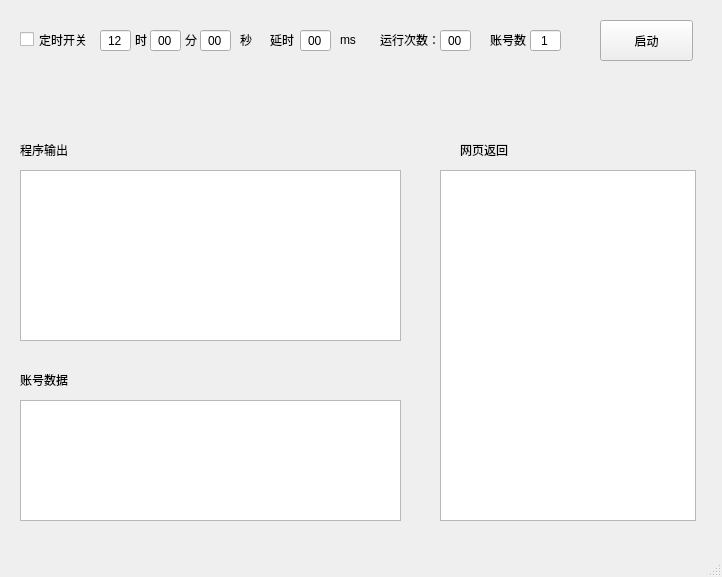
<?xml version="1.0" encoding="UTF-8"?>
<ui version="4.0">
 <class>MainWindow</class>
 <widget class="QMainWindow" name="MainWindow">
  <property name="geometry">
   <rect>
    <x>0</x>
    <y>0</y>
    <width>722</width>
    <height>577</height>
   </rect>
  </property>
  <property name="windowTitle">
   <string>MainWindow</string>
  </property>
  <widget class="QWidget" name="centralwidget">
   <widget class="QLineEdit" name="hour">
    <property name="geometry">
     <rect>
      <x>100</x>
      <y>30</y>
      <width>31</width>
      <height>21</height>
     </rect>
    </property>
    <property name="text">
     <string>12</string>
    </property>
    <property name="alignment">
     <set>Qt::AlignCenter</set>
    </property>
   </widget>
   <widget class="QCheckBox" name="TimeSwitch">
    <property name="geometry">
     <rect>
      <x>20</x>
      <y>30</y>
      <width>91</width>
      <height>19</height>
     </rect>
    </property>
    <property name="text">
     <string>定时开关</string>
    </property>
   </widget>
   <widget class="QLabel" name="label">
    <property name="geometry">
     <rect>
      <x>135</x>
      <y>30</y>
      <width>21</width>
      <height>20</height>
     </rect>
    </property>
    <property name="text">
     <string>时</string>
    </property>
   </widget>
   <widget class="QLineEdit" name="minites">
    <property name="geometry">
     <rect>
      <x>150</x>
      <y>30</y>
      <width>31</width>
      <height>21</height>
     </rect>
    </property>
    <property name="text">
     <string>00</string>
    </property>
    <property name="alignment">
     <set>Qt::AlignCenter</set>
    </property>
   </widget>
   <widget class="QLabel" name="label_2">
    <property name="geometry">
     <rect>
      <x>185</x>
      <y>30</y>
      <width>16</width>
      <height>20</height>
     </rect>
    </property>
    <property name="text">
     <string>分</string>
    </property>
   </widget>
   <widget class="QLineEdit" name="seconds">
    <property name="geometry">
     <rect>
      <x>200</x>
      <y>30</y>
      <width>31</width>
      <height>21</height>
     </rect>
    </property>
    <property name="text">
     <string>00</string>
    </property>
    <property name="alignment">
     <set>Qt::AlignCenter</set>
    </property>
   </widget>
   <widget class="QLabel" name="label_3">
    <property name="geometry">
     <rect>
      <x>240</x>
      <y>30</y>
      <width>31</width>
      <height>20</height>
     </rect>
    </property>
    <property name="text">
     <string>秒</string>
    </property>
   </widget>
   <widget class="QLineEdit" name="DelayTime">
    <property name="geometry">
     <rect>
      <x>300</x>
      <y>30</y>
      <width>31</width>
      <height>21</height>
     </rect>
    </property>
    <property name="text">
     <string>00</string>
    </property>
    <property name="alignment">
     <set>Qt::AlignCenter</set>
    </property>
   </widget>
   <widget class="QLabel" name="label_5">
    <property name="geometry">
     <rect>
      <x>270</x>
      <y>30</y>
      <width>31</width>
      <height>20</height>
     </rect>
    </property>
    <property name="text">
     <string>延时</string>
    </property>
   </widget>
   <widget class="QLabel" name="label_6">
    <property name="geometry">
     <rect>
      <x>340</x>
      <y>30</y>
      <width>31</width>
      <height>20</height>
     </rect>
    </property>
    <property name="text">
     <string>ms</string>
    </property>
   </widget>
   <widget class="QLabel" name="label_7">
    <property name="geometry">
     <rect>
      <x>380</x>
      <y>30</y>
      <width>71</width>
      <height>20</height>
     </rect>
    </property>
    <property name="text">
     <string>运行次数：</string>
    </property>
   </widget>
   <widget class="QLineEdit" name="RunTime">
    <property name="geometry">
     <rect>
      <x>440</x>
      <y>30</y>
      <width>31</width>
      <height>21</height>
     </rect>
    </property>
    <property name="text">
     <string>00</string>
    </property>
    <property name="alignment">
     <set>Qt::AlignCenter</set>
    </property>
   </widget>
   <widget class="QPushButton" name="StartButton">
    <property name="geometry">
     <rect>
      <x>600</x>
      <y>20</y>
      <width>93</width>
      <height>41</height>
     </rect>
    </property>
    <property name="text">
     <string>启动</string>
    </property>
   </widget>
   <widget class="QTextEdit" name="ProgramOut">
    <property name="geometry">
     <rect>
      <x>20</x>
      <y>170</y>
      <width>381</width>
      <height>171</height>
     </rect>
    </property>
   </widget>
   <widget class="QListWidget" name="WebReturn">
    <property name="geometry">
     <rect>
      <x>440</x>
      <y>170</y>
      <width>256</width>
      <height>351</height>
     </rect>
    </property>
   </widget>
   <widget class="QLabel" name="label_8">
    <property name="geometry">
     <rect>
      <x>490</x>
      <y>30</y>
      <width>51</width>
      <height>20</height>
     </rect>
    </property>
    <property name="text">
     <string>账号数</string>
    </property>
   </widget>
   <widget class="QLineEdit" name="AccCnt">
    <property name="geometry">
     <rect>
      <x>530</x>
      <y>30</y>
      <width>31</width>
      <height>21</height>
     </rect>
    </property>
    <property name="text">
     <string>1</string>
    </property>
    <property name="alignment">
     <set>Qt::AlignCenter</set>
    </property>
   </widget>
   <widget class="QLabel" name="label_9">
    <property name="geometry">
     <rect>
      <x>20</x>
      <y>140</y>
      <width>81</width>
      <height>20</height>
     </rect>
    </property>
    <property name="text">
     <string>程序输出</string>
    </property>
   </widget>
   <widget class="QLabel" name="label_10">
    <property name="geometry">
     <rect>
      <x>460</x>
      <y>140</y>
      <width>81</width>
      <height>20</height>
     </rect>
    </property>
    <property name="text">
     <string>网页返回</string>
    </property>
   </widget>
   <widget class="QLabel" name="label_11">
    <property name="geometry">
     <rect>
      <x>20</x>
      <y>370</y>
      <width>81</width>
      <height>20</height>
     </rect>
    </property>
    <property name="text">
     <string>账号数据</string>
    </property>
   </widget>
   <widget class="QTextEdit" name="AccData">
    <property name="geometry">
     <rect>
      <x>20</x>
      <y>400</y>
      <width>381</width>
      <height>121</height>
     </rect>
    </property>
   </widget>
  </widget>
  <widget class="QMenuBar" name="menubar">
   <property name="geometry">
    <rect>
     <x>0</x>
     <y>0</y>
     <width>722</width>
     <height>26</height>
    </rect>
   </property>
  </widget>
  <widget class="QStatusBar" name="statusbar"/>
 </widget>
 <resources/>
 <connections/>
</ui>
